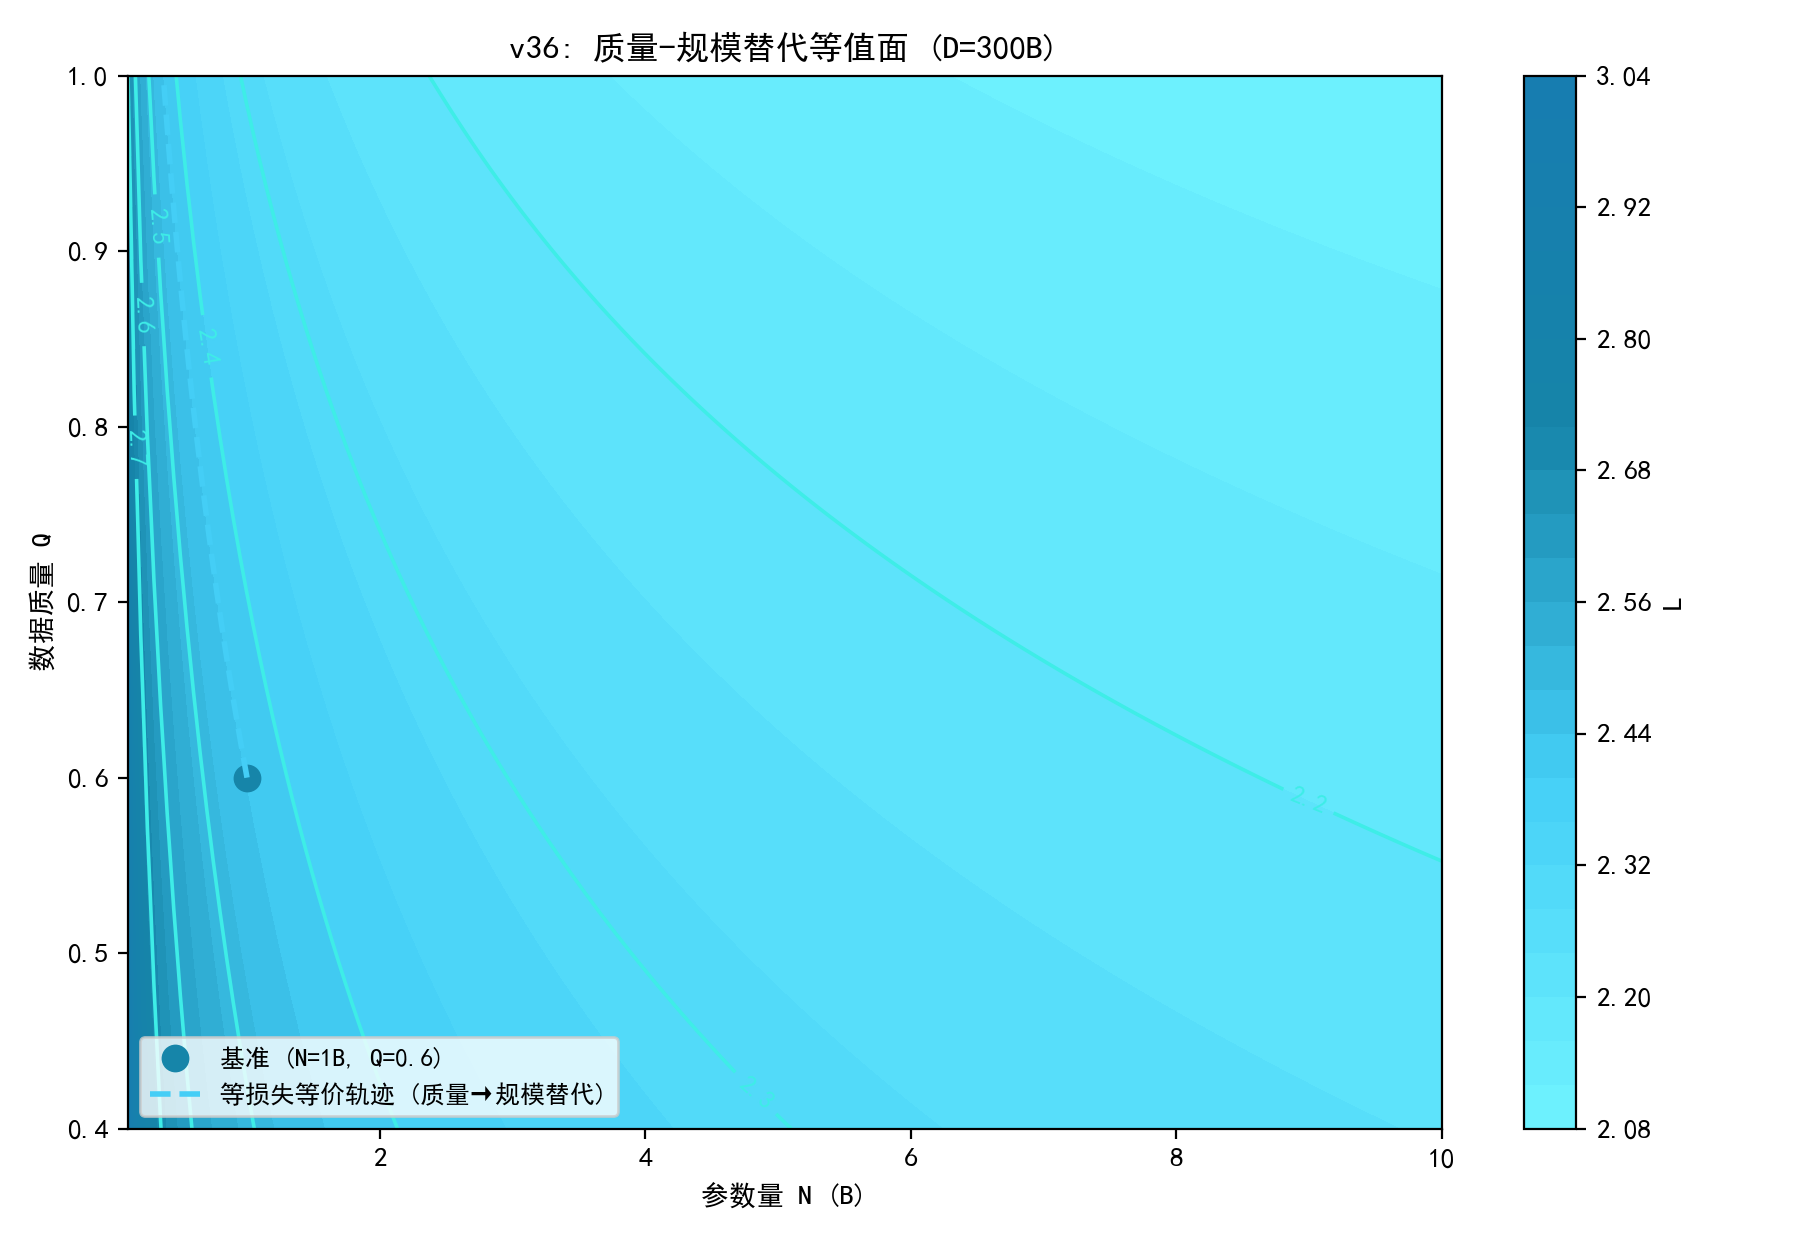

The script that saved this image:
# -*- coding: utf-8 -*-
"""
v36 实验: 质量-规模替代等值面 (P2 弹性可视化的直观版)
固定 D=300B, 画 L(N,Q) 等高线 (N in [0.1,10]B, Q in [0.4,1.0]):
1) 等损失曲线的切向斜率 = dQ/dN|_L = -eps_N*N/(eps_Q) 揭示替代率;
2) 标出基准点 (N=1B,Q=0.6) 与"质量+0.1 等价参数节省"轨迹.
输出: experiments/v36_p2_subst_contour.png/.json
"""
import os, sys, json
import numpy as np
import pandas as pd
sys.path.insert(0, os.path.join(os.path.dirname(__file__), "..", "code"))
from common import BASE, RES

EX = os.path.join(os.path.dirname(__file__))
os.makedirs(EX, exist_ok=True)

import matplotlib
matplotlib.use("Agg")
import matplotlib.pyplot as plt
import matplotlib.font_manager as fm
for _f in ("SimHei.ttf", "simsun.ttf"):
    _p = os.path.join(BASE, _f)
    if os.path.exists(_p):
        fm.fontManager.addfont(_p)
plt.rcParams["font.sans-serif"] = ["SimHei"]
plt.rcParams["axes.unicode_minus"] = False
plt.rcParams["axes.prop_cycle"] = "cycler(color=['#177cb0', '#1685a9', '#3eede7', '#70f3ff', '#44cef6', '#88ada6'])"
import plotstyle


def main():
    p2 = json.load(open(os.path.join(RES, "p2_scaling_results.json"), encoding="utf-8"))
    prm = p2["generalized"]["forms"]["interaction_N"]["params"]
    p = [prm["E"], prm["A"], prm["a"], prm["B"], prm["b"], prm["C"], prm["g"], prm.get("h", 0.1627)]

    def L(N, Q, D=300.0):
        E, A, a, B_, b, C, gg, h = p
        return E + A * N ** (-a) + B_ * D ** (-b) + C * (1 - Q) ** gg * N ** (-h)

    Ns = np.linspace(0.1, 10, 200)
    Qs = np.linspace(0.4, 1.0, 120)
    Z = np.array([[L(n, q) for q in Qs] for n in Ns])

    fig, ax = plt.subplots(figsize=(9, 6.2))
    cf = ax.contourf(Ns, Qs, Z.T, levels=24, cmap="cyan_seq")
    cs = ax.contour(Ns, Qs, Z.T, levels=[2.2, 2.3, 2.4, 2.5, 2.6, 2.7],
                    colors="#3eede7", linewidths=1.3)
    ax.clabel(cs, inline=True, fontsize=9)
    ax.plot([1.0], [0.6], "o", ms=9, color="#1685a9", label="基准 (N=1B, Q=0.6)")
    # 等价轨迹: Q+0.1 -> N' (保持 L 不变)
    N0, Q0 = 1.0, 0.6
    L0 = L(N0, Q0)
    qs = np.linspace(Q0, 1.0, 20)
    nq = []
    for q in qs:
        lo, hi = 1e-3, N0
        for _ in range(50):
            mid = 0.5 * (lo + hi)
            if L(mid, q) < L0:
                hi = mid
            else:
                lo = mid
        nq.append(0.5 * (lo + hi))
    ax.plot(nq, qs, "--", color="#44cef6", lw=2, label="等损失等价轨迹 (质量→规模替代)")
    ax.set_xlabel("参数量 N (B)"); ax.set_ylabel("数据质量 Q")
    ax.set_title("v36: 质量-规模替代等值面 (D=300B)")
    ax.legend(fontsize=9, loc="lower left")
    fig.colorbar(cf, ax=ax, label="L")
    fig.tight_layout(); fig.savefig(os.path.join(EX, "v36_p2_subst_contour.png"), dpi=200)
    plt.close(fig)

    # 替代率: dN/dQ at 基准
    h = 1e-4
    dN = (L(N0 * (1 + h), Q0) - L(N0, Q0)) / (h * N0)
    dQ = (L(N0, Q0 + h) - L(N0, Q0)) / h
    subst = -dQ / dN   # dN per dQ (保持 L)
    print(f"基准替代率 dN/dQ = {subst:.3f} B/单位Q (≈{subst*0.1:.3f}B 每+0.1Q)")
    with open(os.path.join(EX, "v36_p2_subst_contour.json"), "w", encoding="utf-8") as f:
        json.dump({"subst_dN_dQ": float(subst), "per_0p1Q": float(subst * 0.1)},
                  f, ensure_ascii=False, indent=2)
    print("\ndone v36")


if __name__ == "__main__":
    main()
